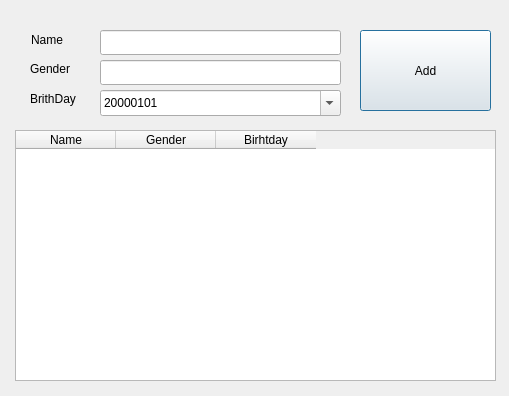
<?xml version="1.0" encoding="UTF-8"?>
<ui version="4.0">
 <class>Dialog</class>
 <widget class="QDialog" name="Dialog">
  <property name="geometry">
   <rect>
    <x>0</x>
    <y>0</y>
    <width>509</width>
    <height>396</height>
   </rect>
  </property>
  <property name="windowTitle">
   <string>Dialog</string>
  </property>
  <widget class="QLabel" name="label">
   <property name="geometry">
    <rect>
     <x>31</x>
     <y>31</y>
     <width>41</width>
     <height>17</height>
    </rect>
   </property>
   <property name="text">
    <string>Name</string>
   </property>
  </widget>
  <widget class="QLabel" name="label_2">
   <property name="geometry">
    <rect>
     <x>30</x>
     <y>90</y>
     <width>61</width>
     <height>17</height>
    </rect>
   </property>
   <property name="text">
    <string>BrithDay</string>
   </property>
  </widget>
  <widget class="QLabel" name="label_3">
   <property name="geometry">
    <rect>
     <x>30</x>
     <y>60</y>
     <width>51</width>
     <height>17</height>
    </rect>
   </property>
   <property name="text">
    <string>Gender</string>
   </property>
  </widget>
  <widget class="QPushButton" name="btnAdd">
   <property name="geometry">
    <rect>
     <x>360</x>
     <y>30</y>
     <width>131</width>
     <height>81</height>
    </rect>
   </property>
   <property name="text">
    <string>Add</string>
   </property>
  </widget>
  <widget class="QLineEdit" name="editName">
   <property name="geometry">
    <rect>
     <x>100</x>
     <y>30</y>
     <width>241</width>
     <height>25</height>
    </rect>
   </property>
  </widget>
  <widget class="QLineEdit" name="editGender">
   <property name="geometry">
    <rect>
     <x>100</x>
     <y>60</y>
     <width>241</width>
     <height>25</height>
    </rect>
   </property>
  </widget>
  <widget class="QTableWidget" name="tableWidget">
   <property name="geometry">
    <rect>
     <x>15</x>
     <y>130</y>
     <width>481</width>
     <height>251</height>
    </rect>
   </property>
   <column>
    <property name="text">
     <string>Name</string>
    </property>
   </column>
   <column>
    <property name="text">
     <string>Gender</string>
    </property>
   </column>
   <column>
    <property name="text">
     <string>Birhtday</string>
    </property>
   </column>
  </widget>
  <widget class="QDateEdit" name="editBirthday">
   <property name="geometry">
    <rect>
     <x>100</x>
     <y>90</y>
     <width>241</width>
     <height>26</height>
    </rect>
   </property>
   <property name="displayFormat">
    <string>yyyyMMdd</string>
   </property>
   <property name="calendarPopup">
    <bool>true</bool>
   </property>
  </widget>
 </widget>
 <resources/>
 <connections/>
</ui>
